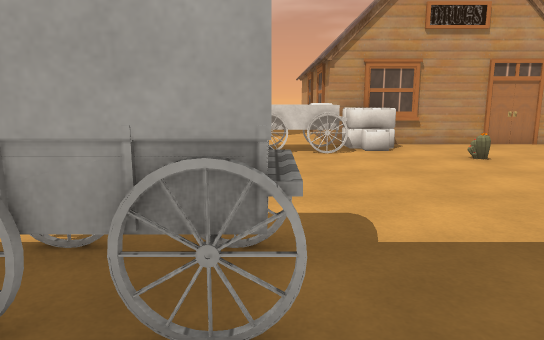
View 1 (above)

24 first-person views from a walk through a 3-D level made in the Unity game engine. The camera is 1.4 m above the floor, tilts 10° down and sees 70° across. The floor is counted in squares, 1 m on a side. Each view is taken from the middle of a square. On the plan, view 1 faces up. The plan holds only what a view shows up to about 16 squares ahead; the rest is blank. The place goes on beyond the plan. The player is left out. Some animated figures are left out. Some surface patterns are stand-ins.

View 2
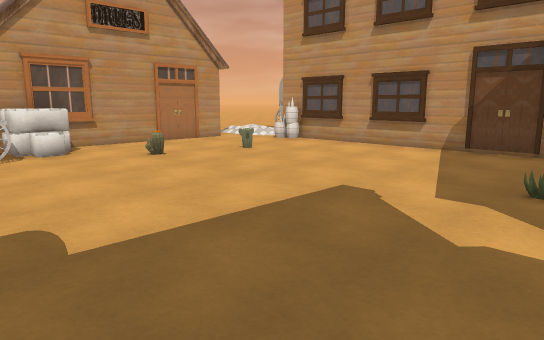

View 3
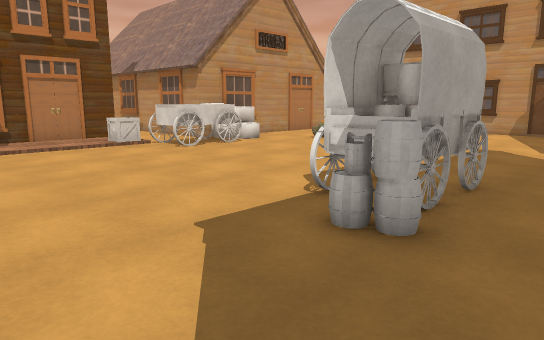

View 4
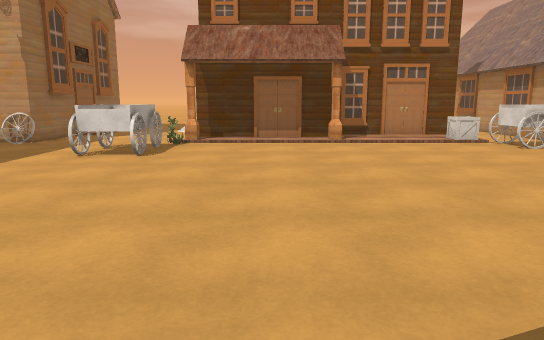

View 5
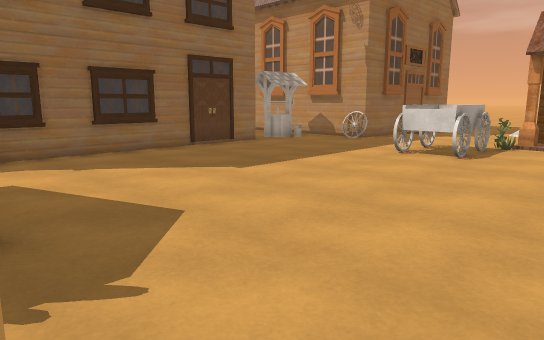

View 6
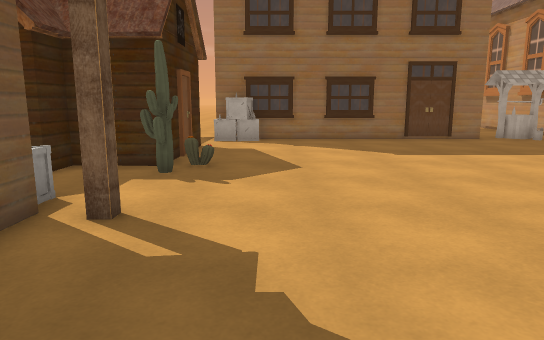

View 7
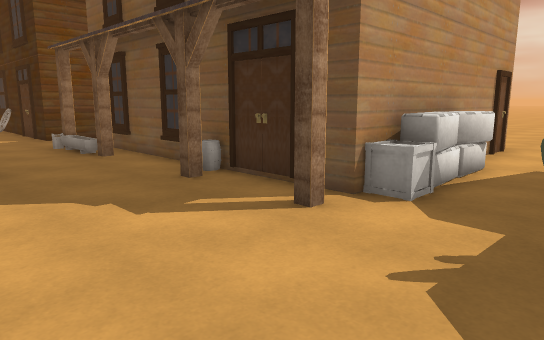

View 8
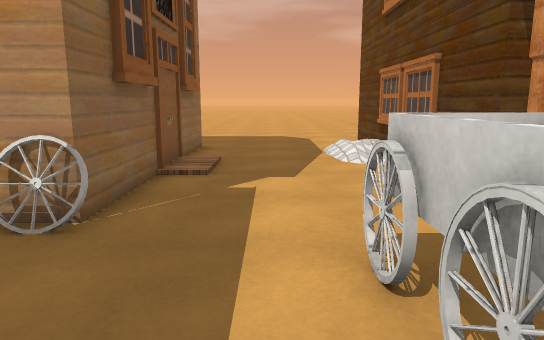

View 9
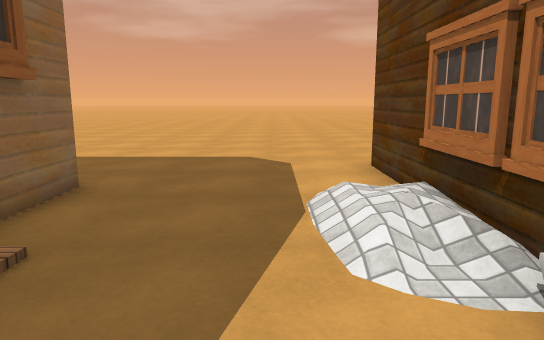

View 10
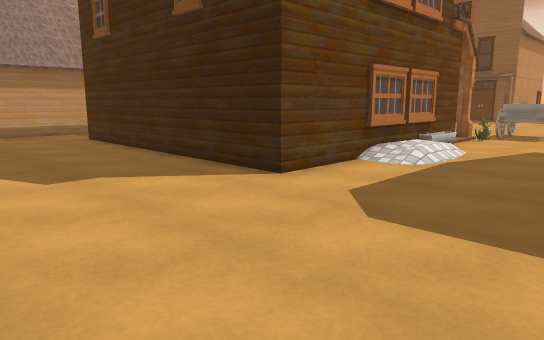

View 11
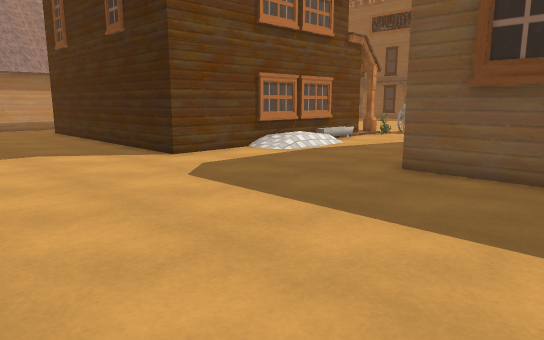

View 12
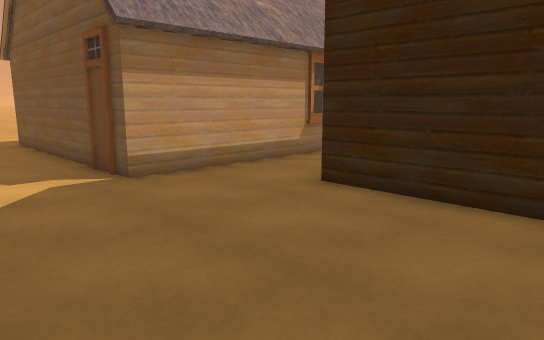

View 13
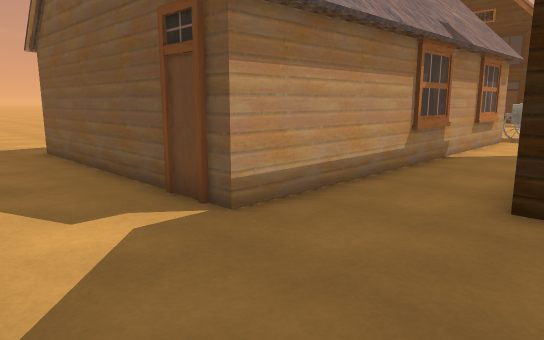

View 14
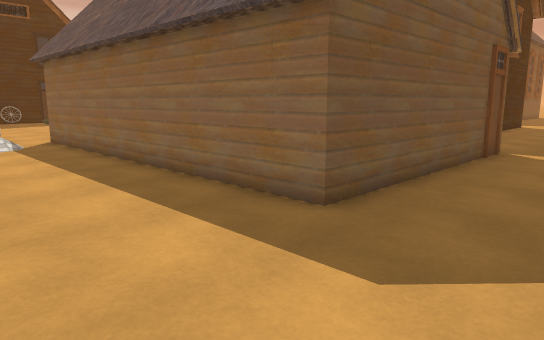

View 15
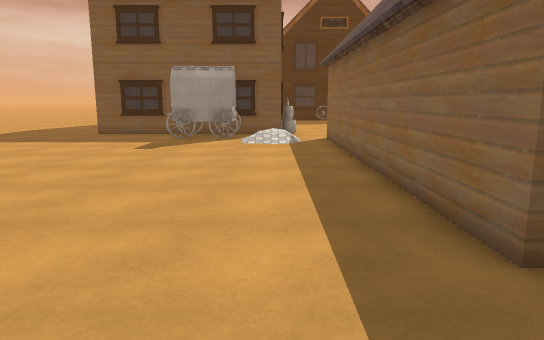

View 16
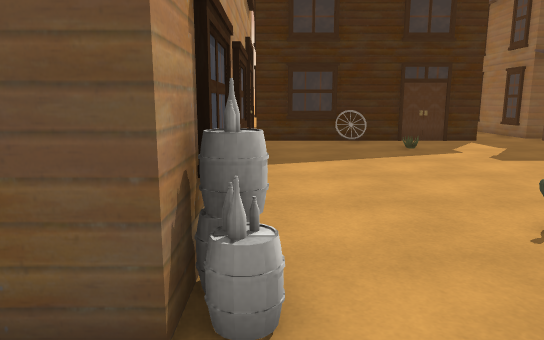

View 17
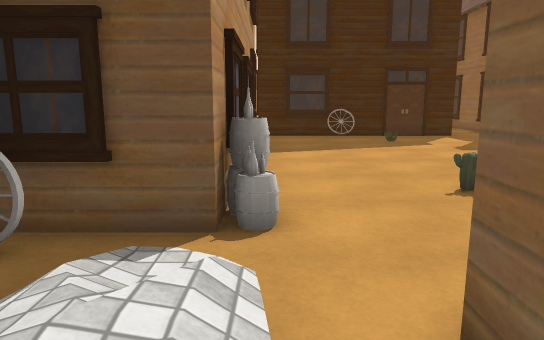

View 18
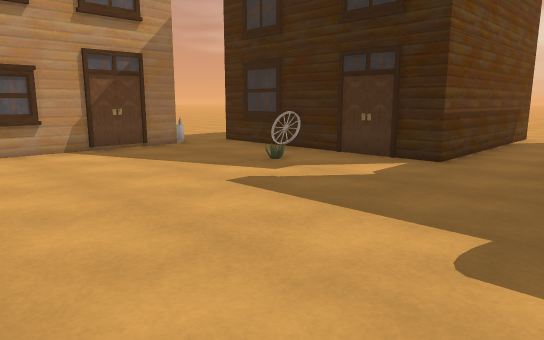

View 19
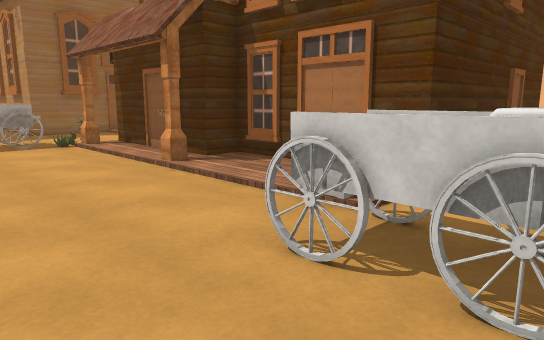

View 20
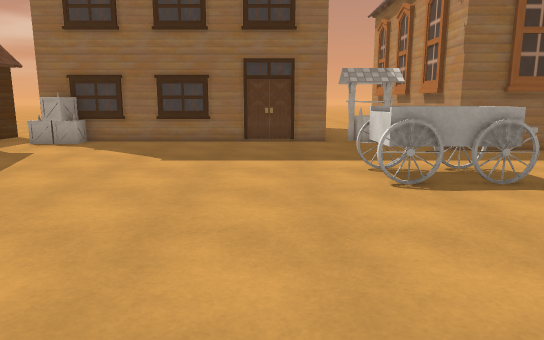

View 21
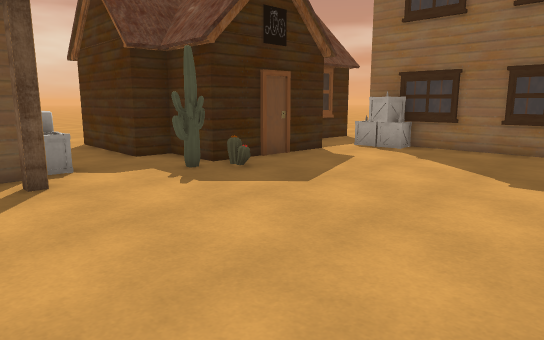

View 22
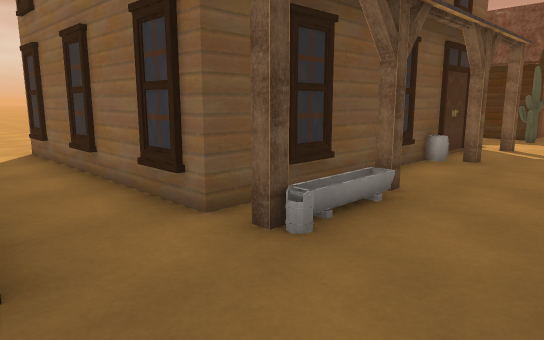

View 23
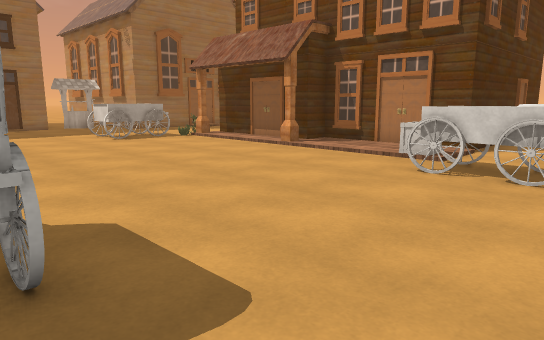

View 24
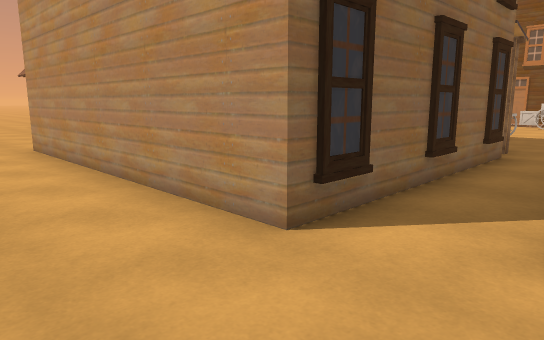

### Floor plan
Points are (right, up) in squares from view 1. A wall is a line through its corners. A room is listed if a view was taken in it or the views show most of it. See-through windows are left out.
Room 1 (views 1, 2, 3, 4, 5, 6, 7, 8, 9, 10, 11, 12, 13, 14, 15, 16, 17, 18, 19, 20, 21, 22, 23)
walls: (-5.8, 13.5) (-10.8, 13.5) (-10.8, 22.5) (-0.8, 22.5) (-0.8, 14.5) (-5.8, 14.5) (-5.8, 13.5); (1.9, 12.9) (1.9, 24.9) (9.9, 24.9) (9.9, 12.9) (1.9, 12.9); (-6, -0.9) (-5.5, -0.9); (-2, -0.9) (-1.5, -0.9); (-16, 15.2) (-16, 13.5); (-17.4, 12.4) (-20.5, 12.4); (-16.2, 17.2) (-16.2, 12.4); (-8.6, -2) (1.2, -2) (1.2, -10); (-16, 19.2) (-16, 17.5); (-18.8, 9) (-18.8, 0.5); (-18.7, 20.4) (-16.2, 20.4) (-16.2, 17.6); (8.6, -1.1) (10.6, -1.1); (-18.6, 20.6) (-17.4, 20.6); (-16.6, -1.3) (-12.5, -1.4) (-12.5, -3.4) (-11.5, -3.5) (-11.7, -7.5); (11.6, 1.5) (11.6, 11) (14, 11); (-18.8, -0.4) (-18.8, -1.1); (-8.8, -7.6) (-8.8, -5.4); (3.6, -9.1) (3.6, -1.1) (7.6, -1.1)
low walls: (-10.5, 12.4) (-11, 12.4)
ways out: opening at (-10.5, -6.5) to room 2; opening at (2.5, -9) to room 2; opening at (10.5, 0.5) to room 2; opening at (-17.5, -1)
objects: well (-20, 11) to (-19, 11); other object (-19, 10); other object (-18, 0); wheel (-17, 12) to (-16, 12); cactus (-13, -1); wagon (-13, 9) to (-12, 11); cactus (-12, -1) to (-11, -1); other object (-12, 13) to (-11, 13); haystack (-9, -5) to (-9, -4); crate (-9, -3) to (-9, -2); barrel (-5, -2); bucket (-3, 2); barrel (-3, 3); wagon (-2, 2); wagon (-2, 2) to (0, 4); barrel (-2, 3); crate (-2, 12) to (-1, 13); other object (-1, 2); barrel (-1, 3); wagon (0, 11) to (0, 12); haystack (1, 11) to (2, 12); haystack (2, 12); haystack (3, 11) to (3, 12); haystack (4, 12); cactus (5, 9); cactus (8, 9); bottle (11, 10); bottle (11, 11); wagon (13, 12) to (14, 13)
Room 2 (view 24)
walls: (1.2, -10) (-8.8, -10) (-8.8, -7.6); (10.6, -1.1) (11.6, -1.1)
ways out: opening at (-10.5, -6.5) to room 1; opening at (2.5, -9) to room 1; opening at (10.5, 0.5) to room 1
objects: other object (12, 0); other object (12, 1)

Positions as (right, up) in squares from view 1, and headings:
1: (0, 0), facing up
2: (0, 0), facing up-right
3: (-7, 0), facing up-right
4: (-8, -1), facing up
5: (-8, -1), facing up-left
6: (-4, 1), facing left
7: (-12, 3), facing down-right
8: (-14, 8), facing up
9: (-13, 14), facing up
10: (-16, 28), facing down-right
11: (-20, 28), facing down-right
12: (-5, 28), facing down-right
13: (-2, 28), facing down-right
14: (14, 28), facing down-left
15: (12, 28), facing down
16: (11, 13), facing down
17: (11, 15), facing down
18: (0, 8), facing down-right
19: (2, 8), facing up-left
20: (-5, 7), facing left
21: (-7, 6), facing down-left
22: (4, 2), facing down-left
23: (3, 3), facing up-left
24: (4, -13), facing up-left
